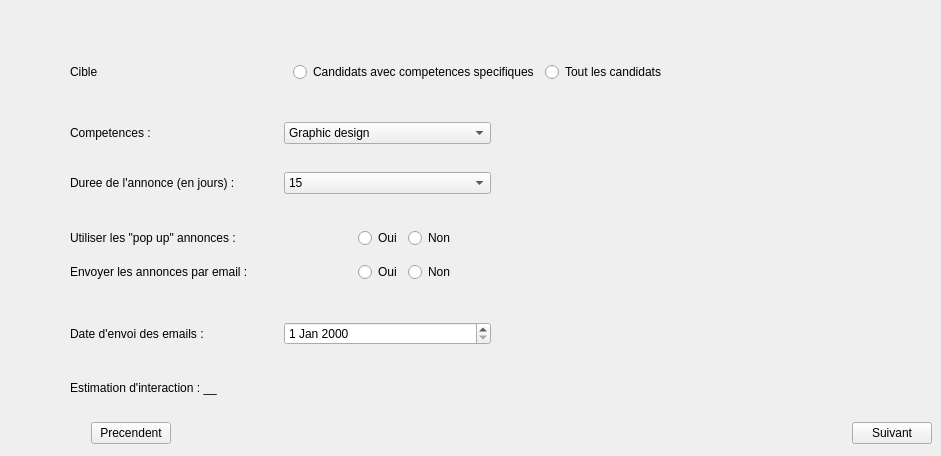
     <widget class="QWidget" name="tab_2">
      <attribute name="title">
       <string>Plan</string>
      </attribute>
      <widget class="QLabel" name="estimation_plan_annonce">
       <property name="geometry">
        <rect>
         <x>70</x>
         <y>380</y>
         <width>211</width>
         <height>16</height>
        </rect>
       </property>
       <property name="text">
        <string>Estimation d'interaction : __</string>
       </property>
      </widget>
      <widget class="QWidget" name="layoutWidget">
       <property name="geometry">
        <rect>
         <x>70</x>
         <y>60</y>
         <width>691</width>
         <height>24</height>
        </rect>
       </property>
       <layout class="QHBoxLayout" name="horizontalLayout_11">
        <item>
         <widget class="QLabel" name="label_cible_planAnnonce">
          <property name="text">
           <string>Cible</string>
          </property>
         </widget>
        </item>
        <item>
         <widget class="QRadioButton" name="candidat_precis_annonce">
          <property name="text">
           <string>Candidats avec competences specifiques</string>
          </property>
         </widget>
        </item>
        <item>
         <widget class="QRadioButton" name="tout_les_candidat_annonce">
          <property name="text">
           <string>Tout les candidats</string>
          </property>
         </widget>
        </item>
       </layout>
      </widget>
      <widget class="QWidget" name="layoutWidget">
       <property name="geometry">
        <rect>
         <x>70</x>
         <y>120</y>
         <width>421</width>
         <height>26</height>
        </rect>
       </property>
       <layout class="QHBoxLayout" name="horizontalLayout_12">
        <item>
         <widget class="QLabel" name="label_competences_annoncesPlan">
          <property name="text">
           <string>Competences : </string>
          </property>
         </widget>
        </item>
        <item>
         <widget class="QComboBox" name="comboBox_competance_annonce">
          <item>
           <property name="text">
            <string>Graphic design</string>
           </property>
          </item>
          <item>
           <property name="text">
            <string>Digital Marketing</string>
           </property>
          </item>
          <item>
           <property name="text">
            <string>Writing &amp; translation</string>
           </property>
          </item>
          <item>
           <property name="text">
            <string>Video &amp; animation</string>
           </property>
          </item>
          <item>
           <property name="text">
            <string>music &amp; audio</string>
           </property>
          </item>
         </widget>
        </item>
       </layout>
      </widget>
      <widget class="QWidget" name="layoutWidget">
       <property name="geometry">
        <rect>
         <x>70</x>
         <y>170</y>
         <width>421</width>
         <height>26</height>
        </rect>
       </property>
       <layout class="QHBoxLayout" name="horizontalLayout_13">
        <item>
         <widget class="QLabel" name="label_dureeAnnoncePlan">
          <property name="text">
           <string>Duree de l'annonce (en jours) : </string>
          </property>
         </widget>
        </item>
        <item>
         <widget class="QComboBox" name="comboBox_nbrJour_annonce">
          <item>
           <property name="text">
            <string>15</string>
           </property>
          </item>
          <item>
           <property name="text">
            <string>20</string>
           </property>
          </item>
          <item>
           <property name="text">
            <string>30</string>
           </property>
          </item>
          <item>
           <property name="text">
            <string>40</string>
           </property>
          </item>
          <item>
           <property name="text">
            <string>50</string>
           </property>
          </item>
          <item>
           <property name="text">
            <string>60</string>
           </property>
          </item>
         </widget>
        </item>
       </layout>
      </widget>
      <widget class="QWidget" name="layoutWidget">
       <property name="geometry">
        <rect>
         <x>70</x>
         <y>220</y>
         <width>385</width>
         <height>71</height>
        </rect>
       </property>
       <layout class="QVBoxLayout" name="verticalLayout_2">
        <item>
         <layout class="QHBoxLayout" name="horizontalLayout_14">
          <item>
           <widget class="QLabel" name="label_use_POPUPS_PLAN">
            <property name="text">
             <string>Utiliser les &quot;pop up&quot; annonces :</string>
            </property>
           </widget>
          </item>
          <item>
           <spacer name="horizontalSpacer">
            <property name="orientation">
             <enum>Qt::Horizontal</enum>
            </property>
            <property name="sizeHint" stdset="0">
             <size>
              <width>58</width>
              <height>19</height>
             </size>
            </property>
           </spacer>
          </item>
          <item>
           <widget class="QRadioButton" name="popup_oui_annonce">
            <property name="text">
             <string>Oui</string>
            </property>
           </widget>
          </item>
          <item>
           <widget class="QRadioButton" name="popup_non_annonce">
            <property name="text">
             <string>Non</string>
            </property>
           </widget>
          </item>
         </layout>
        </item>
        <item>
         <layout class="QHBoxLayout" name="horizontalLayout_15">
          <item>
           <widget class="QLabel" name="label">
            <property name="text">
             <string>Envoyer les annonces par email : </string>
            </property>
           </widget>
          </item>
          <item>
           <spacer name="horizontalSpacer_2">
            <property name="orientation">
             <enum>Qt::Horizontal</enum>
            </property>
            <property name="sizeHint" stdset="0">
             <size>
              <width>68</width>
              <height>20</height>
             </size>
            </property>
           </spacer>
          </item>
          <item>
           <widget class="QRadioButton" name="email_oui_annonce">
            <property name="text">
             <string>Oui</string>
            </property>
           </widget>
          </item>
          <item>
           <widget class="QRadioButton" name="email_non_annonce">
            <property name="text">
             <string>Non</string>
            </property>
           </widget>
          </item>
         </layout>
        </item>
       </layout>
      </widget>
      <widget class="QWidget" name="layoutWidget">
       <property name="geometry">
        <rect>
         <x>70</x>
         <y>320</y>
         <width>421</width>
         <height>27</height>
        </rect>
       </property>
       <layout class="QHBoxLayout" name="horizontalLayout_16">
        <item>
         <widget class="QLabel" name="label_2">
          <property name="text">
           <string>Date d'envoi des emails : </string>
          </property>
         </widget>
        </item>
        <item>
         <widget class="QDateEdit" name="date_email_annonce"/>
        </item>
       </layout>
      </widget>
      <widget class="QWidget" name="layoutWidget">
       <property name="geometry">
        <rect>
         <x>91</x>
         <y>420</y>
         <width>841</width>
         <height>27</height>
        </rect>
       </property>
       <layout class="QHBoxLayout" name="horizontalLayout_17">
        <item>
         <widget class="QPushButton" name="prec_creer_annoncePlan">
          <property name="text">
           <string>Precendent</string>
          </property>
         </widget>
        </item>
        <item>
         <spacer name="horizontalSpacer_3">
          <property name="orientation">
           <enum>Qt::Horizontal</enum>
          </property>
          <property name="sizeHint" stdset="0">
           <size>
            <width>598</width>
            <height>20</height>
           </size>
          </property>
         </spacer>
        </item>
        <item>
         <widget class="QPushButton" name="suiv_creer_annoncePlan">
          <property name="text">
           <string>Suivant</string>
          </property>
         </widget>
        </item>
       </layout>
      </widget>
     </widget>
